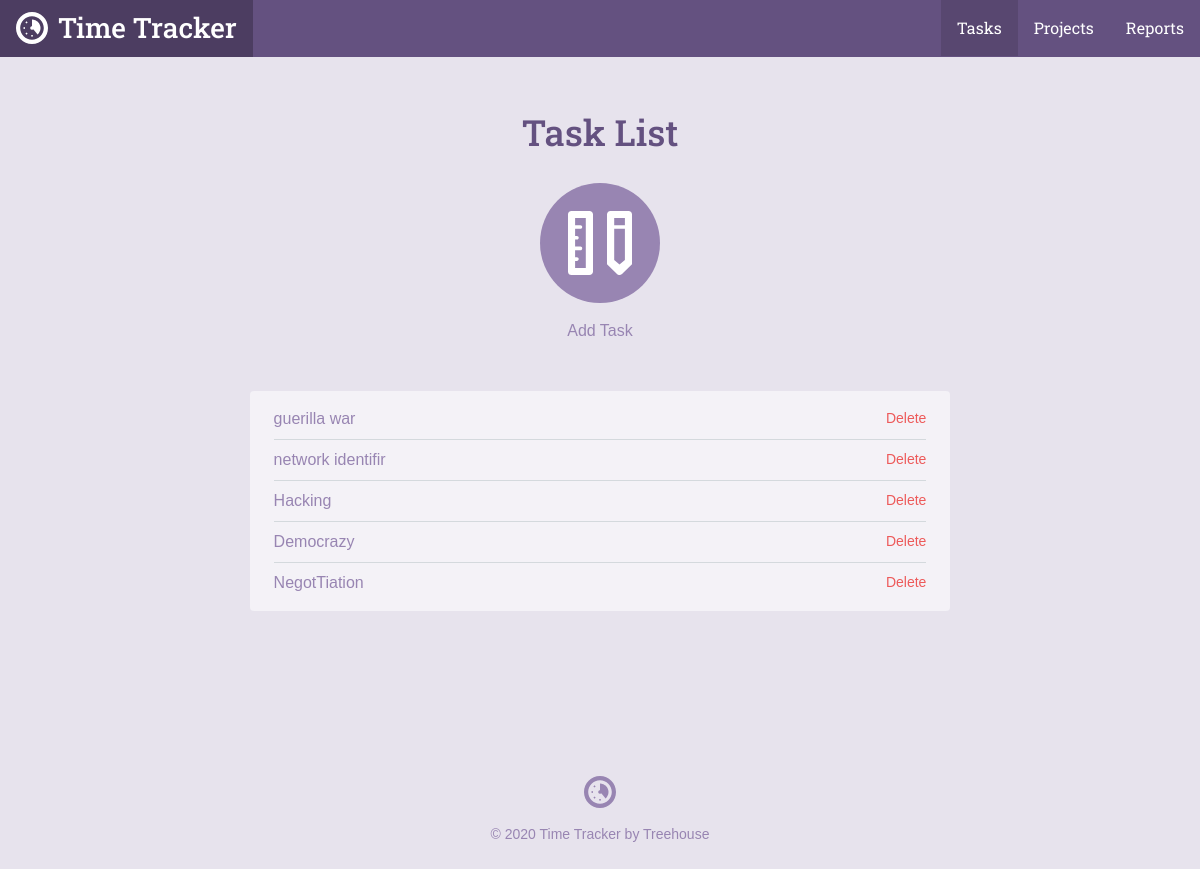
The page /task_list.php on the database its author committed.
### tables this page shows
CREATE TABLE `tasks` (
	`task_id`	INTEGER PRIMARY KEY AUTOINCREMENT,
	`project_id`	INTEGER,
	`title`	TEXT,
	`date`	INTEGER NOT NULL,
	`time`	TEXT NOT NULL
);

### inc/functions.php (called while the page is built, shortened)
<?php
function get_task_list($filter=null){
    include "connection.php";
    $sql = "SELECT tasks.*,projects.title as project FROM tasks JOIN projects ON tasks.project_id = projects.project_id";
    $where = '';
    $orderBy =  ' ORDER BY date DESC ';
    try{
        $results = $db->prepare($sql .$where. $orderBy);
        $results->execute();
    }catch(Exception $e){
        echo "Error!: ". $e->getMessage(). "</br>";
        return array();
    }
    return $results->fetchAll(PDO::FETCH_ASSOC);
}

### task_list.php (the view, shortened to what this page needs)
<?php
require 'inc/functions.php';
include 'inc/header.php';
?>
<div class="section catalog random">
    <div class="col-container page-container">
        <div class="col col-70-md col-60-lg col-center">
            <h1 class="actions-header">Task List</h1>
            <div class="actions-item">
                <a class="actions-link" href="task.php">
                    <span class="actions-icon">
                        <svg viewbox="0 0 64 64"><use xlink:href="#task_icon"></use></svg>
                    </span>
                Add Task</a>
            </div>
            <div class="form-container">
              <ul class="items">
              <?php
                foreach (get_task_list() as $item) {
                    echo "<li><a href='task.php?id=".$item['task_id']. "'>". $item['title']."</a>";
                    echo "<form method='post' action='task_list.php' onsubmit=\"return confirm('Are you sure you want to delete this task?');\">\n";
                    echo "<input type='submit' class='button--delete' value='Delete' />\n";
                    echo "</form>";
                    echo "</li>";
                }
                ?>
              </ul>
            </div>
        </div>
    </div>
</div>
<?php include("inc/footer.php"); ?>

### css/style.css (style rules this page uses)
*,:after,:before { box-sizing:border-box }
html { font-family:sans-serif;-ms-text-size-adjust:100%;-webkit-text-size-adjust:100% }
body { margin:0 }
a { background-color:transparent }
h1 { font-size:2em;margin:.67em 0 }
svg:not(:root) { overflow:hidden }
button,input,optgroup,select,textarea { color:inherit;font:inherit;margin:0 }
input[type="reset"],input[type="submit"] { -webkit-appearance:button;cursor:pointer }
input { line-height:normal }
html { font-size:100%;line-height:1.5;-webkit-tap-highlight-color:transparent }
body { font-size:1rem;font-family:"Gotham Rounded A","Gotham Rounded B","Helvetica",Helvetica,Arial,sans-serif;font-style:normal;font-weight:400 }
.col { float:left;width:100% }
.col-container:before,.col-container:after { content:" ";display:table }
.col-container:after { clear:both }
.col-center { float:none;margin:0 auto }
@media screen and (min-width: 680px) { .col-70-md { width:70% !important } }
@media screen and (min-width: 960px) { .col-60-lg { width:60% !important } }
h1,h2,h3,h4,h5,h6 { color:#40484a;display:block;font-weight:500;margin:0;text-rendering:optimizeLegibility }
h1 { font-size:2.25rem }
a { color:#3f8abf;cursor:pointer;transition:color 300ms 0s ease;text-decoration:none }
ul,ol { margin:0;padding:0 0 0 2rem }
body { background-color:#e7e3ed }
h1,h2,h3,h4,h5,h6 { color:#645180;font-family:"Roboto Slab", Helvetica, Arial, sans-serif }
.col-container { margin:0 auto;max-width:1200px }
.actions-header { margin-bottom:1.5rem }
.actions-item { margin:0 1.5rem }
@media screen and (min-width: 680px) { .actions-item { display:inline-block;float:left } }
.page-container .actions-item { float:none }
.actions-link { transition:color 200ms ease-in-out;color:#9885b2;display:block }
@media screen { .actions-link { margin-bottom:2rem } }
@media screen and (min-width: 680px) { .actions-link { margin-bottom:0 } }
.actions-icon { width:120px;height:120px;transition:background 200ms ease-in-out;display:block;background-color:#9885b2;border-radius:9999px }
@media screen { .actions-icon { margin-bottom:.5rem } }
@media screen and (min-width: 680px) { .actions-icon { margin-bottom:1rem } }
.actions-icon svg { width:64px;height:64px;margin-top:28px;fill:#fff;display:inline-block }
.page-container .actions-icon { margin-left:auto;margin-right:auto }
.page-container { text-align:center }
@media screen { .page-container { padding:1.5rem 1rem 0 1rem } }
@media screen and (min-width: 680px) { .page-container { padding-top:3rem } }
.form-container { background-color:#f4f2f7;border-radius:4px }
@media screen { .form-container { padding:.5rem 1.5rem;margin-top:.5rem;margin-bottom:1.5rem } }
@media screen and (min-width: 680px) { .form-container { padding:.5rem 1.5rem;margin-top:3rem;margin-bottom:0 } }
.form-container a { color:#9885b2 }
input { border-radius:4px;box-shadow:none;border:solid 2px #9885b2;padding:8px 10px;width:100% }
.items { list-style:none;overflow:hidden;padding:0;margin:0 }
.items li { position:relative;text-align:left;border-bottom:solid 1px #d4d9dd;padding-top:.5rem;padding-bottom:.5rem }
.items li:last-child { border-bottom:none !important }
.items a { color:#9885b2 }
.items form { margin-bottom:0 }
.items .button--delete { position:absolute;right:0;top:.5rem;width:auto }
.button--delete { border:0;background:transparent;padding:0;margin-top:3px;font-size:14px;color:#ed5a5a }

### rows shown on the page
tasks: title "guerilla war"
tasks: title "network identifir"
tasks: title "Hacking"
tasks: title "Democrazy"
tasks: title "NegotTiation"
